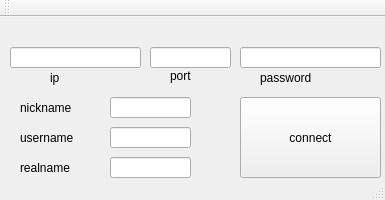
<?xml version="1.0" encoding="UTF-8"?>
<ui version="4.0">
 <class>MainWindow</class>
 <widget class="QMainWindow" name="MainWindow">
  <property name="geometry">
   <rect>
    <x>0</x>
    <y>0</y>
    <width>385</width>
    <height>200</height>
   </rect>
  </property>
  <property name="minimumSize">
   <size>
    <width>385</width>
    <height>200</height>
   </size>
  </property>
  <property name="maximumSize">
   <size>
    <width>385</width>
    <height>200</height>
   </size>
  </property>
  <property name="windowTitle">
   <string>MainWindow</string>
  </property>
  <widget class="QWidget" name="centralwidget">
   <widget class="QPushButton" name="connect">
    <property name="geometry">
     <rect>
      <x>240</x>
      <y>80</y>
      <width>141</width>
      <height>81</height>
     </rect>
    </property>
    <property name="minimumSize">
     <size>
      <width>0</width>
      <height>0</height>
     </size>
    </property>
    <property name="maximumSize">
     <size>
      <width>999</width>
      <height>999</height>
     </size>
    </property>
    <property name="text">
     <string>connect</string>
    </property>
   </widget>
   <widget class="QLabel" name="label">
    <property name="geometry">
     <rect>
      <x>50</x>
      <y>50</y>
      <width>41</width>
      <height>21</height>
     </rect>
    </property>
    <property name="text">
     <string>ip </string>
    </property>
   </widget>
   <widget class="QLineEdit" name="ip">
    <property name="geometry">
     <rect>
      <x>10</x>
      <y>30</y>
      <width>131</width>
      <height>21</height>
     </rect>
    </property>
    <property name="text">
     <string/>
    </property>
   </widget>
   <widget class="QLineEdit" name="port">
    <property name="geometry">
     <rect>
      <x>150</x>
      <y>30</y>
      <width>81</width>
      <height>21</height>
     </rect>
    </property>
    <property name="toolTip">
     <string/>
    </property>
    <property name="text">
     <string/>
    </property>
   </widget>
   <widget class="QLabel" name="label_2">
    <property name="geometry">
     <rect>
      <x>170</x>
      <y>50</y>
      <width>51</width>
      <height>17</height>
     </rect>
    </property>
    <property name="text">
     <string>port</string>
    </property>
   </widget>
   <widget class="QLineEdit" name="password">
    <property name="geometry">
     <rect>
      <x>240</x>
      <y>30</y>
      <width>141</width>
      <height>21</height>
     </rect>
    </property>
    <property name="text">
     <string/>
    </property>
   </widget>
   <widget class="QLabel" name="label_3">
    <property name="geometry">
     <rect>
      <x>260</x>
      <y>50</y>
      <width>91</width>
      <height>21</height>
     </rect>
    </property>
    <property name="text">
     <string>password</string>
    </property>
   </widget>
   <widget class="QLineEdit" name="nickname">
    <property name="geometry">
     <rect>
      <x>110</x>
      <y>80</y>
      <width>81</width>
      <height>21</height>
     </rect>
    </property>
    <property name="text">
     <string/>
    </property>
   </widget>
   <widget class="QLineEdit" name="username">
    <property name="geometry">
     <rect>
      <x>110</x>
      <y>110</y>
      <width>81</width>
      <height>21</height>
     </rect>
    </property>
    <property name="text">
     <string/>
    </property>
   </widget>
   <widget class="QLineEdit" name="realname">
    <property name="geometry">
     <rect>
      <x>110</x>
      <y>140</y>
      <width>81</width>
      <height>21</height>
     </rect>
    </property>
    <property name="text">
     <string/>
    </property>
   </widget>
   <widget class="QLabel" name="label_4">
    <property name="geometry">
     <rect>
      <x>20</x>
      <y>80</y>
      <width>91</width>
      <height>21</height>
     </rect>
    </property>
    <property name="text">
     <string>nickname</string>
    </property>
   </widget>
   <widget class="QLabel" name="label_5">
    <property name="geometry">
     <rect>
      <x>20</x>
      <y>110</y>
      <width>91</width>
      <height>21</height>
     </rect>
    </property>
    <property name="text">
     <string>username</string>
    </property>
   </widget>
   <widget class="QLabel" name="label_6">
    <property name="geometry">
     <rect>
      <x>20</x>
      <y>140</y>
      <width>91</width>
      <height>21</height>
     </rect>
    </property>
    <property name="text">
     <string>realname</string>
    </property>
   </widget>
  </widget>
  <widget class="QMenuBar" name="menubar">
   <property name="geometry">
    <rect>
     <x>0</x>
     <y>0</y>
     <width>385</width>
     <height>22</height>
    </rect>
   </property>
  </widget>
  <widget class="QStatusBar" name="statusbar"/>
  <widget class="QToolBar" name="toolBar">
   <property name="windowTitle">
    <string>toolBar</string>
   </property>
   <attribute name="toolBarArea">
    <enum>TopToolBarArea</enum>
   </attribute>
   <attribute name="toolBarBreak">
    <bool>false</bool>
   </attribute>
  </widget>
 </widget>
 <resources/>
 <connections/>
</ui>
